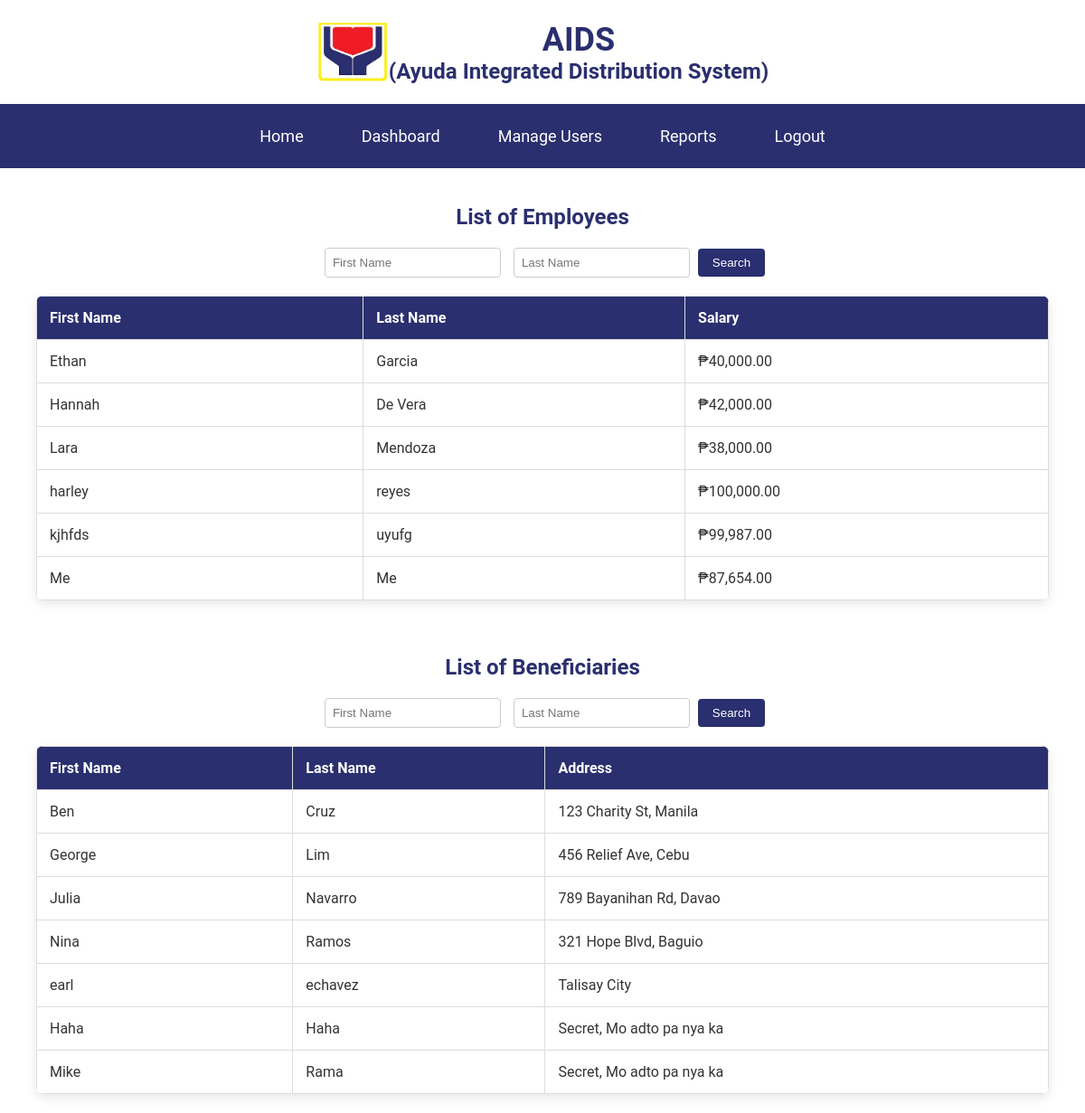
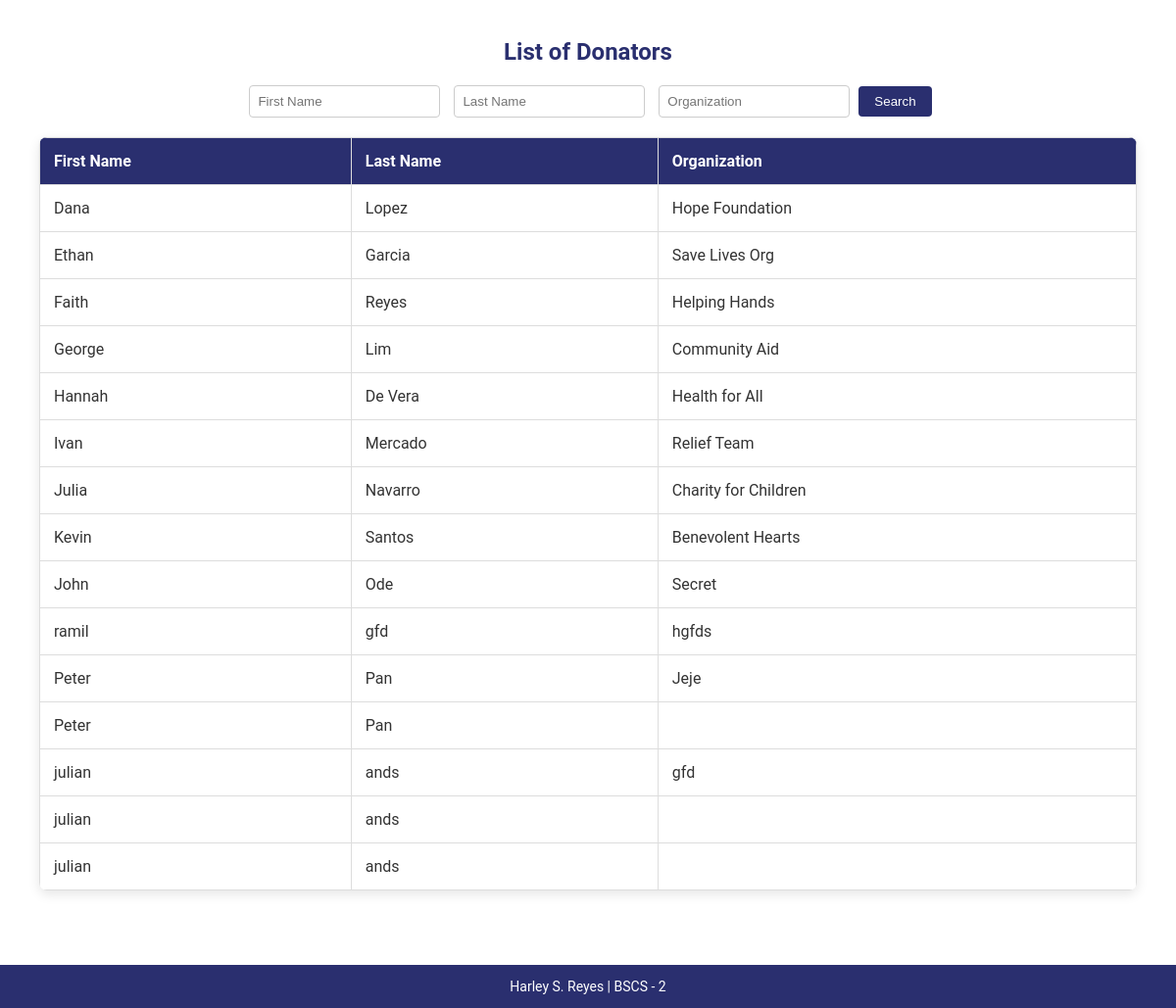
Screenshot of /f1Reyes/learn_more.php with the database file from the repository (2 pictures, top to bottom).
### tables this page shows
CREATE TABLE `tblemployee` (
  `employee_id` int(11) NOT NULL,
  `salary` double NOT NULL,
  `uid` int(11) NOT NULL
);

CREATE TABLE `tbluser` (
  `uid` int(11) NOT NULL,
  `fname` varchar(250) NOT NULL,
  `lname` varchar(250) NOT NULL,
  `password` varchar(250) NOT NULL,
  `is_employee` tinyint(1) DEFAULT NULL,
  `is_beneficiary` tinyint(1) DEFAULT NULL,
  `is_donator` tinyint(1) DEFAULT NULL,
  `username` varchar(250) NOT NULL,
  `date_created` date NOT NULL,
  `date_modified` date NOT NULL
);

CREATE TABLE `tblbeneficiary` (
  `beneficiary_id` int(11) NOT NULL,
  `uid` int(11) NOT NULL,
  `address` varchar(100) NOT NULL
);

### f1Reyes/learn_more.php (the view, shortened to what this page needs)
<?php
include('connect.php');
require_once 'includes/header.php';
$empFname = $_GET['empFname'] ?? '';
$empLname = $_GET['empLname'] ?? '';
$employee_query = "SELECT u.fname, u.lname, e.salary FROM tbluser u JOIN tblemployee e ON u.uid = e.uid";
$employee_result = $connection->query($employee_query);
$benFname = $_GET['benFname'] ?? '';
$benLname = $_GET['benLname'] ?? '';
$beneficiary_query = "SELECT u.fname, u.lname, b.address FROM tbluser u JOIN tblbeneficiary b ON u.uid = b.uid";
$beneficiary_result = $connection->query($beneficiary_query);
$donFname = $_GET['donFname'] ?? '';
$donLname = $_GET['donLname'] ?? '';
$donOrg = $_GET['donOrg'] ?? '';
$donator_query = "SELECT u.fname, u.lname, d.organization FROM tbluser u JOIN tbldonator d ON u.uid = d.uid";
$donator_result = $connection->query($donator_query);
?>
<!DOCTYPE html>
<html lang="en">
<head>
  <link rel="stylesheet" type="text/css" href="css/learn_more.css">
</head>
<body>
<div class="nav-container">
  <nav>
    <a href="home_employee.php">Home</a>
    <a href="dashboard.php">Dashboard</a>
    <a href="learn_more.php">Manage Users</a>
    <a href="reports.php">Reports</a>
    <a href="index.php">Logout</a>
  </nav>
</div>
<div class="table-container">
  <h2>List of Employees</h2>
  <form method="GET" class="search-form">
    <input type="text" name="empFname" placeholder="First Name" value="<?= htmlspecialchars($empFname) ?>">
    <input type="text" name="empLname" placeholder="Last Name" value="<?= htmlspecialchars($empLname) ?>">
    <button type="submit">Search</button>
  </form>
  <table>
    <thead>
      <tr>
        <th>First Name</th>
        <th>Last Name</th>
        <th>Salary</th>
      </tr>
    </thead>
    <tbody>
      <?php
      if ($employee_result->num_rows > 0) {
          while ($user = $employee_result->fetch_assoc()) {
              echo "<tr><td>" . htmlspecialchars($user['fname']) . "</td><td>" . htmlspecialchars($user['lname']) . "</td><td>₱" . number_format($user['salary'], 2) . "</td></tr>";
          }
      } else {
          echo "<tr><td colspan='3'>No employees found</td></tr>";
      }
      ?>
    </tbody>
  </table>
</div>
<div class="table-container">
  <h2>List of Beneficiaries</h2>
  <form method="GET" class="search-form">
    <input type="text" name="benFname" placeholder="First Name" value="<?= htmlspecialchars($benFname) ?>">
    <input type="text" name="benLname" placeholder="Last Name" value="<?= htmlspecialchars($benLname) ?>">
    <button type="submit">Search</button>
  </form>
  <table>
    <thead>
      <tr>
        <th>First Name</th>
        <th>Last Name</th>
        <th>Address</th>
      </tr>
    </thead>
    <tbody>
      <?php
      if ($beneficiary_result->num_rows > 0) {
          while ($beneficiary = $beneficiary_result->fetch_assoc()) {
              echo "<tr><td>" . htmlspecialchars($beneficiary['fname']) . "</td><td>" . htmlspecialchars($beneficiary['lname']) . "</td><td>" . htmlspecialchars($beneficiary['address']) . "</td></tr>";
          }
      } else {
          echo "<tr><td colspan='3'>No beneficiaries found</td></tr>";
      }
      ?>
    </tbody>
  </table>
</div>
<div class="table-container donator-table">
  <h2>List of Donators</h2>
  <form method="GET" class="search-form">
    <input type="text" name="donFname" placeholder="First Name" value="<?= htmlspecialchars($donFname) ?>">
    <input type="text" name="donLname" placeholder="Last Name" value="<?= htmlspecialchars($donLname) ?>">
    <input type="text" name="donOrg" placeholder="Organization" value="<?= htmlspecialchars($donOrg) ?>">
    <button type="submit">Search</button>
  </form>
  <table>
    <thead>
      <tr>
        <th>First Name</th>
        <th>Last Name</th>
        <th>Organization</th>
      </tr>
    </thead>
    <tbody>
      <?php
      if ($donator_result->num_rows > 0) {
          while ($donator = $donator_result->fetch_assoc()) {
              echo "<tr><td>" . htmlspecialchars($donator['fname']) . "</td><td>" . htmlspecialchars($donator['lname']) . "</td><td>" . htmlspecialchars($donator['organization']) . "</td></tr>";
          }
      } else {
          echo "<tr><td colspan='3'>No donators found</td></tr>";
      }
      ?>
    </tbody>
  </table>
</div>
</body>
</html>
<?php require_once 'includes/footer.php'; ?>

### f1Reyes/css/dashboard.css (style rules this page uses)
body { background-color: white; margin: 0; padding: 0; display: flex; flex-direction: column; min-height: 100vh; color: #333; font-family: 'Roboto', sans-serif;; }
table { width: 100%; border-collapse: collapse; }
th, td { border: 1px solid black; padding: 8px; text-align: left; }
th { background-color: #f2f2f2; text-align: left; }
td:nth-child(1), th:nth-child(1) { text-align: left; }
div { background-color: white; }

### f1Reyes/css/learn_more.css (style rules this page uses)
body { font-family: 'Roboto', sans-serif; padding: 20px; }
.nav-container { background-color: #2a2f6f; padding: 15px; text-align: center; }
.nav-container nav a { color: white; text-decoration: none; font-size: 18px; padding: 10px 20px; margin: 0 10px; display: inline-block; transition: 0.3s; }
h2 { margin-top: 40px; color: black; }
table { width: 100%; border-collapse: collapse; margin-top: 10px; }
th, td { padding: 10px; border: 1px solid #ddd; text-align: left; }
th { background-color: #f4f4f4; }

### f1Reyes/learn_more.php (style rules this page uses)
body { font-family: 'Roboto', sans-serif; }
.table-container { padding: 0 40px; }
table { width: 100%; margin: 20px auto; border-collapse: collapse; background: #fff; box-shadow: 0 4px 12px rgba(0,0,0,0.1); border-radius: 8px; overflow: hidden; }
table th, table td { padding: 14px; border: 1px solid #ddd; text-align: left; }
table th { background-color: #2a2f6f; color: white; }
h2 { text-align: center; margin-top: 40px; color: #2a2f6f; }
.search-form { text-align: center; margin-bottom: 20px; }
.search-form input { padding: 8px; margin: 0 5px; border: 1px solid #ccc; border-radius: 4px; }
.search-form button { padding: 8px 16px; background-color: #2a2f6f; color: white; border: none; border-radius: 4px; cursor: pointer; }
.nav-container { background-color: #2a2f6f; padding: 15px; text-align: center; }
.nav-container nav a { color: white; text-decoration: none; font-size: 18px; padding: 10px 20px; margin: 0 10px; display: inline-block; transition: 0.3s; }
.donator-table { margin-bottom: 100px; }

### rows the page displays
tblemployee: uid.fname "Ethan", uid.lname "Garcia", salary "40,000.00"
tblemployee: uid.fname "Hannah", uid.lname "De Vera", salary "42,000.00"
tblemployee: uid.fname "Lara", uid.lname "Mendoza", salary "38,000.00"
tblemployee: uid.fname "harley", uid.lname "reyes", salary "100,000.00"
tblemployee: uid.fname "kjhfds", uid.lname "uyufg", salary "99,987.00"
tblemployee: uid.fname "Me", uid.lname "Me", salary "87,654.00"
tblbeneficiary: uid.fname "Ben", uid.lname "Cruz", address "123 Charity St, Manila"
tblbeneficiary: uid.fname "George", uid.lname "Lim", address "456 Relief Ave, Cebu"
tblbeneficiary: uid.fname "Julia", uid.lname "Navarro", address "789 Bayanihan Rd, Davao"
tblbeneficiary: uid.fname "Nina", uid.lname "Ramos", address "321 Hope Blvd, Baguio"
tblbeneficiary: uid.fname "earl", uid.lname "echavez", address "Talisay City"
tblbeneficiary: uid.fname "Haha", uid.lname "Haha", address "Secret, Mo adto pa nya ka"
tblbeneficiary: uid.fname "Mike", uid.lname "Rama", address "Secret, Mo adto pa nya ka"

### other values shown
$donator['fname'] "Dana"
$donator['lname'] "Lopez"
$donator['organization'] "Hope Foundation"
$donator['fname'] "Ethan"
$donator['lname'] "Garcia"
$donator['organization'] "Save Lives Org"
$donator['fname'] "Faith"
$donator['lname'] "Reyes"
$donator['organization'] "Helping Hands"
$donator['fname'] "George"
$donator['lname'] "Lim"
$donator['organization'] "Community Aid"
$donator['fname'] "Hannah"
$donator['lname'] "De Vera"
$donator['organization'] "Health for All"
